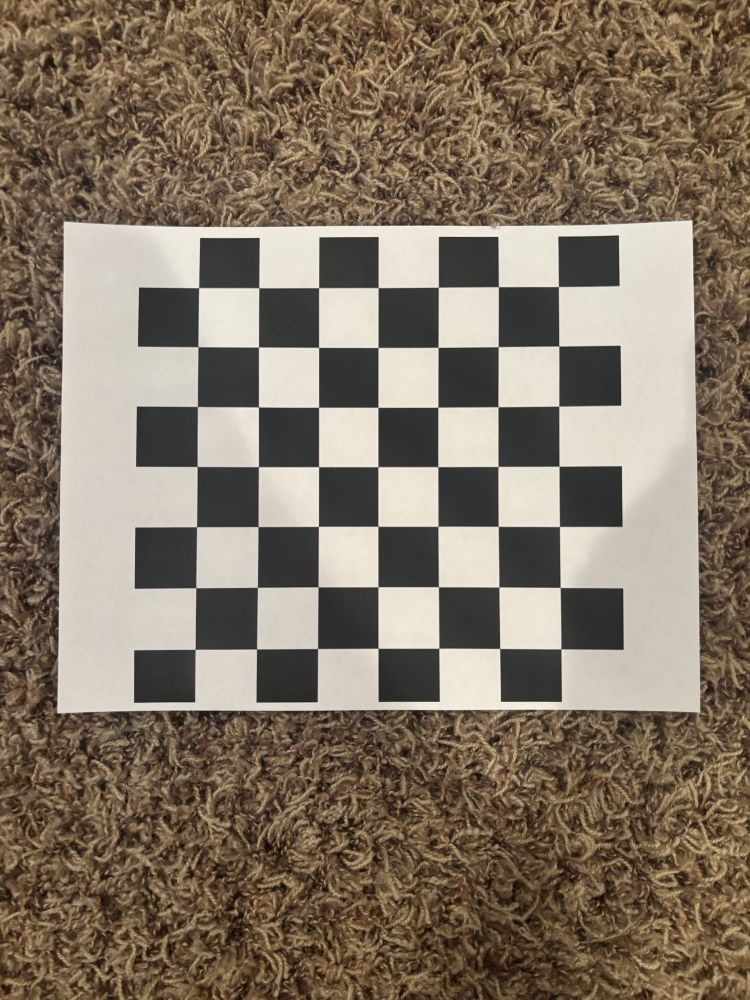
#> input picture images/chessboard_images/chessboard_01.jpeg, 1500 x 2000 px (shown at 1/2 size); its folder holds only this picture in this run
$ python camera_calibration.py
#> lines starting #> are read from the running program, lines starting #| are printed output that depends on the picture; after the words box and inside, x2 and y2 are one past the last pixel; in counts of white or black regions, pixels touching at a corner belong together; long printed decimals are rounded
import cv2
import numpy as np
from pathlib import Path
from typing import NamedTuple

class CalibrationResult(NamedTuple):
    views: int          # how many images actually contributed corners
    rms: float          # RMS reprojection error in pixels, lower is better
    mtx: np.ndarray     # camera matrix, the intrinsics
    dist: np.ndarray    # distortion coefficients
    rvecs: tuple        # per-view rotation vectors
    tvecs: tuple        # per-view translation vectors

def calibrate_camera(pathname: Path, obj_points, img_points, dataset_size: int):
    # Termination criteria for ending our algorithm
#> called with dataset_size = 2
    criteria = (cv2.TERM_CRITERIA_EPS + cv2.TERM_CRITERIA_MAX_ITER, 30, 0.001)

    # prepare object points for reading
    objp = np.zeros((7*7, 3), np.float32)
    objp[:,:2] = np.mgrid[0:7,0:7].T.reshape(-1,2)

    # read all images from /images
    i = 0
    image_size = None
    for path in pathname.rglob("*"):
        if i >= dataset_size:
            break

        img = cv2.imread(path)
#> img is the input picture: shape (2000, 1500, 3); mean B, G, R 99.1, 115.5, 129.3

         # guard against unknown image paths, which results in img = None
        if img is None:
            raise FileNotFoundError('Could not read image')

        # Scale image down
        img = cv2.resize(img, (0, 0), fx=0.25, fy=0.25)
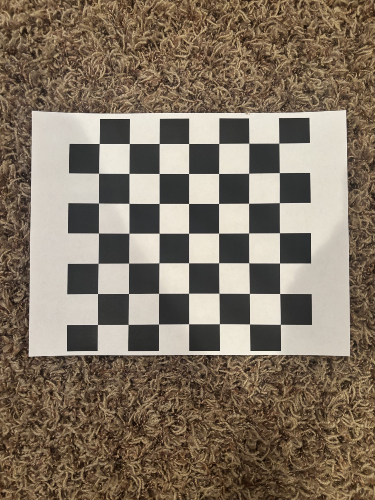
#> img: shape (500, 375, 3); mean B, G, R 99.2, 115.6, 129.4

        # Convert image color to grayscale
        gray_img = cv2.cvtColor(img, cv2.COLOR_BGR2GRAY)
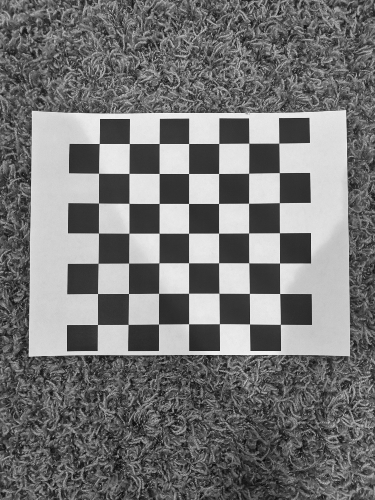
#> gray_img: shape (500, 375); min 5, max 246, mean 117.9

        # calibrateCamera wants (width, height), shape gives (height, width)
        image_size = gray_img.shape[::-1]
#> image_size = (375, 500)

        # Get corners of chessboard in a 7x7 grid
        ret, corners = cv2.findChessboardCorners(gray_img, (7,7), None)
#> ret = True; corners = 49 rows, first 8: [280.4, 324.3], [249.5, 323.9], [219.4, 323.6], [188.6, 323.7], [158.5, 324], [128.1, 324.5], [97.48, 324.5], [279.6, 293.5]

        # Check if corners were found and add object and image points
        if ret == True:
            obj_points.append(objp)

            corners2 = cv2.cornerSubPix(gray_img, corners, (11, 11), (-1, -1), criteria)
#> corners2 = 49 rows, first 8: [280.4, 324.4], [249.5, 323.9], [219.4, 323.6], [188.6, 323.7], [158.5, 324], [128.1, 324.4], [97.47, 324.5], [279.6, 293.5]
            img_points.append(corners2)

            # draw the refined corners onto a copy so the original stays clean
            preview = img.copy()
            cv2.drawChessboardCorners(preview, (7, 7), corners2, ret)
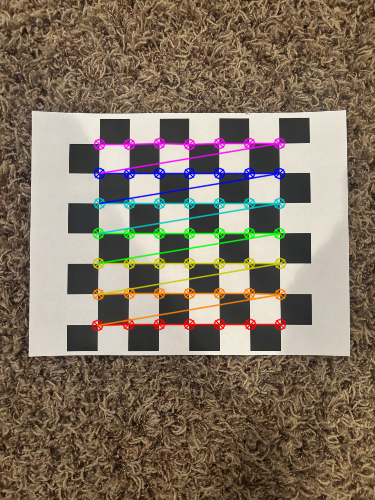
#> preview: shape (500, 375, 3); 5.74% of pixels changed, all inside (x1, y1, x2, y2) = (91, 137, 287, 332)
            cv2.imshow("image", preview)
            cv2.waitKey(0)
            cv2.destroyAllWindows()

            # increment dataset counter
            i += 1

    # nothing detected means nothing to calibrate from
    if image_size is None or not img_points:
        raise ValueError(f'No chessboard corners found in {pathname}')

    rms, mtx, dist, rvecs, tvecs = cv2.calibrateCamera(obj_points, img_points, image_size, None, None)
#> rms = 0.214; mtx = [[2008.5, 0, 189.2], [0, 2056.2, 244.6], [0, 0, 1]]; dist = [[10.85, -1545.7, -0.00397, 0.00919, -15.93]]; rvecs = ([0.0148, 0.345, 3.12],); tvecs = ([2.98, 2.55, 67.01],)

    return CalibrationResult(len(img_points), rms, mtx, dist, rvecs, tvecs)


def main():
    # per dataset points
    dataset_1_obj_points = [] # 3D points
    dataset_1_img_points = [] # 2D points

    dataset_2_obj_points = [] # 3D points
    dataset_2_img_points = [] # 2D points

    dataset_3_obj_points = [] # 3D points
    dataset_3_img_points = [] # 2D points

    dataset_4_obj_points = [] # 3D points
    dataset_4_img_points = [] # 2D points

    dataset_5_obj_points = [] # 3D points
    dataset_5_img_points = [] # 2D points

    images_path = Path("images/chessboard_images")

    # pass each dataset size
    dataset_1 = calibrate_camera(images_path, dataset_1_obj_points, dataset_1_img_points, 2)
#> dataset_1 = (1, 0.214, [[2008.5, 0, 189.2], [0, 2056.2, 244.6], [0, 0, 1]], [[10.85, -1545.7, -0.00397, 0.00919, -15.93]], ([0.0148, 0.345, 3.12],), ([2.98, 2.55, 67.01],))
    dataset_2 = calibrate_camera(images_path, dataset_2_obj_points, dataset_2_img_points, 5)
#> dataset_2 has the same summary as dataset_1
    dataset_3 = calibrate_camera(images_path, dataset_3_obj_points, dataset_3_img_points, 10)
#> dataset_3 has the same summary as dataset_1
    dataset_4 = calibrate_camera(images_path, dataset_4_obj_points, dataset_4_img_points, 15)
#> dataset_4 has the same summary as dataset_1
    dataset_5 = calibrate_camera(images_path, dataset_5_obj_points, dataset_5_img_points, 25)
#> dataset_5 has the same summary as dataset_1

    # compare reprojection error as the number of views grows
    for result in (dataset_1, dataset_2, dataset_3, dataset_4, dataset_5):
        print(f'{result.views} views = rms {result.rms} px')
#> this loop made 5 passes
#| 1 views = rms 0.2137 px
#| 1 views = rms 0.2137 px
#| 1 views = rms 0.2137 px
#| 1 views = rms 0.2137 px
#| 1 views = rms 0.2137 px

if __name__ == "__main__":
    main()

$ run again, on images/chessboard_images/chessboard_05.jpeg
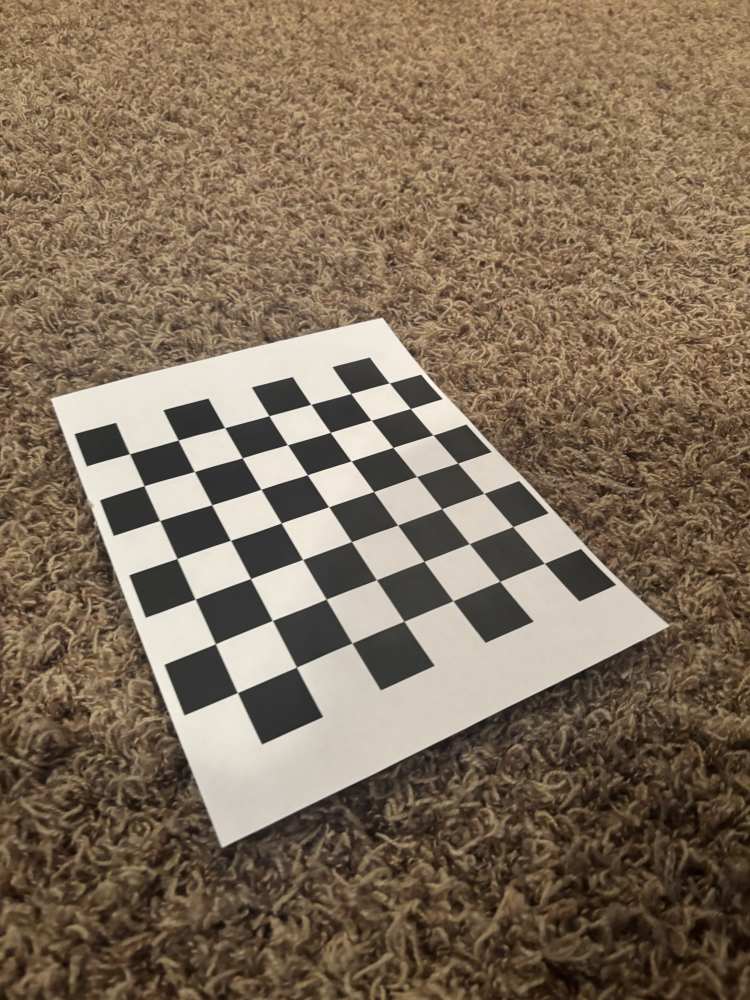
#> input picture images/chessboard_images/chessboard_05.jpeg, 1500 x 2000 px (shown at 1/2 size)
#> in calibrate_camera, img is the input picture: shape (2000, 1500, 3); mean B, G, R 90.7, 110.5, 128.2
#> img: shape (500, 375, 3)
#> in calibrate_camera, `gray_img = cv2.cvtColor(img, cv2.COLOR_BGR2GRAY)`:
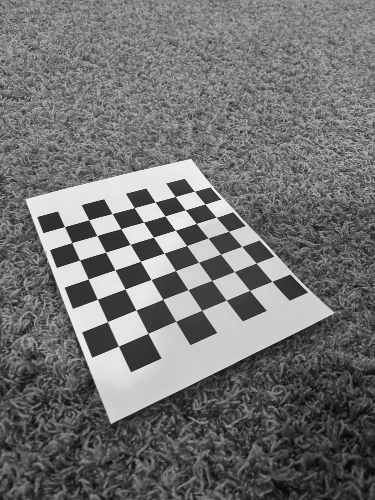
#> gray_img: shape (500, 375); min 4, max 248, mean 113.7
#> ret = True; corners = 49 rows, first 8: [194.5, 191.3], [205, 204], [216.3, 217.1], [228.6, 231.2], [241.8, 246.4], [256, 262.9], [271.9, 281.3], [175.3, 196.5]
#> corners2 = 49 rows, first 8: [194.3, 191.2], [205.4, 203.7], [216.3, 217.3], [228.7, 231.3], [241.7, 246.4], [256.2, 263.1], [271.9, 281.4], [175.2, 196.5]
#> in calibrate_camera, `cv2.drawChessboardCorners(preview, (7, 7), corners2, ret)`:
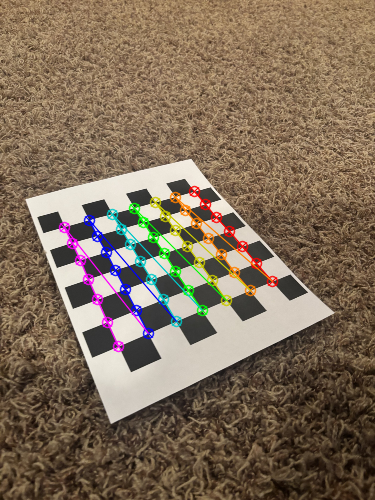
#> preview: shape (500, 375, 3); mean B, G, R 90.3, 110, 128.1
#> rms = 0.169; mtx = [[416.2, 0, 221.3], [0, 457.8, 245], [0, 0, 1]]; dist = [[0.404, -0.464, -0.0152, 0.0482, -2.52]]; rvecs = ([-0.846, 0.371, 0.992],); tvecs = ([-1.26, -2.26, 19.36],)
#> dataset_1 = (1, 0.169, [[416.2, 0, 221.3], [0, 457.8, 245], [0, 0, 1]], [[0.404, -0.464, -0.0152, 0.0482, -2.52]], ([-0.846, 0.371, 0.992],), ([-1.26, -2.26, 19.36],))
#> dataset_2 has the same summary as dataset_1
#> dataset_3 has the same summary as dataset_1
#> dataset_4 has the same summary as dataset_1
#> dataset_5 has the same summary as dataset_1
#> the loop in main, `for result in (dataset_1, dataset_2, dataset_3, dataset_4, dataset_5):` made 5 passes
#| 1 views = rms 0.169 px
#| 1 views = rms 0.169 px
#| 1 views = rms 0.169 px
#| 1 views = rms 0.169 px
#| 1 views = rms 0.169 px

$ run again, on images/chessboard_images/chessboard_06.jpeg
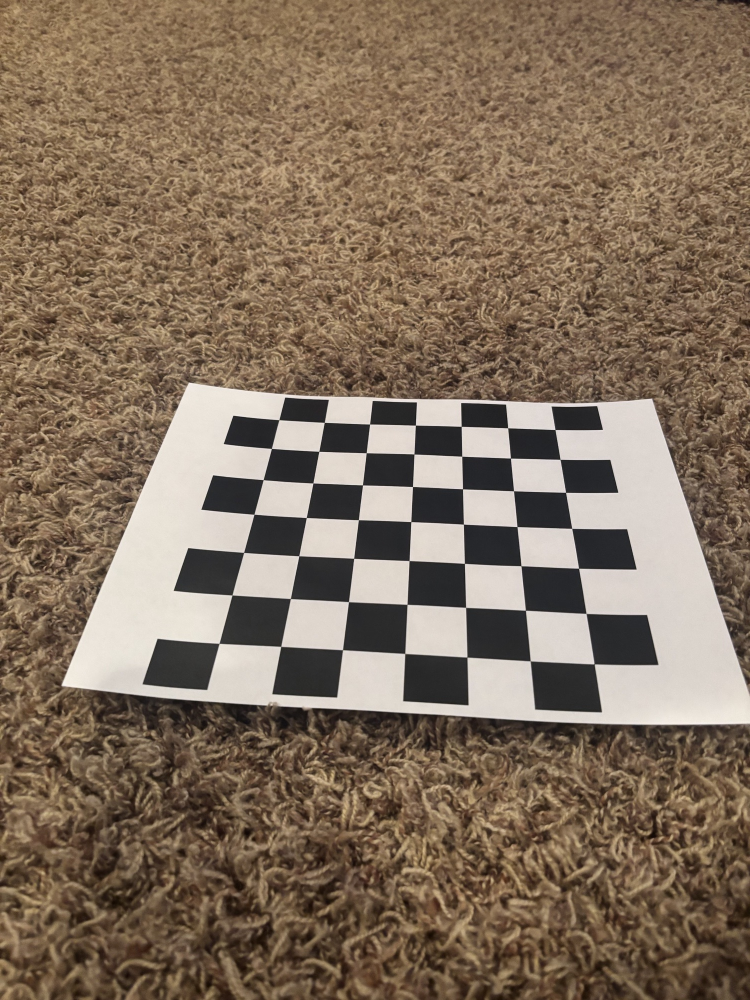
#> input picture images/chessboard_images/chessboard_06.jpeg, 1500 x 2000 px (shown at 1/2 size)
#> in calibrate_camera, img is the input picture: shape (2000, 1500, 3); mean B, G, R 92.7, 111.2, 129.6
#> img: shape (500, 375, 3)
#> in calibrate_camera, `gray_img = cv2.cvtColor(img, cv2.COLOR_BGR2GRAY)`:
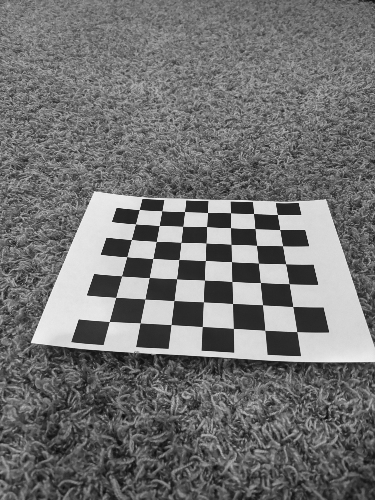
#> gray_img: shape (500, 375); min 10, max 243, mean 114.7
#> ret = True; corners = 49 rows, first 8: [139.2, 209.5], [161.6, 210.7], [184.5, 211.5], [207.5, 212.5], [230.5, 212.7], [253.5, 213.5], [277.5, 214.5], [135.5, 223.9]
#> corners2 = 49 rows, first 8: [139.7, 205.5], [163.1, 204.8], [185.4, 206.7], [207.7, 207.7], [230.2, 206.7], [253.3, 207.7], [276.8, 212.9], [135.3, 224.2]
#> in calibrate_camera, `cv2.drawChessboardCorners(preview, (7, 7), corners2, ret)`:
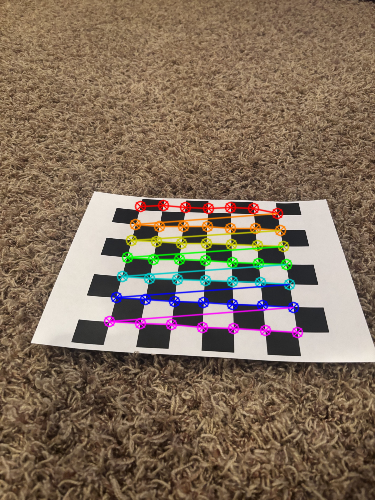
#> preview: shape (500, 375, 3); mean B, G, R 92.4, 110.8, 129.7
#> rms = 1.36; mtx = [[243.1, 0, 186.6], [0, 195, 226.7], [0, 0, 1]]; dist = [[-0.0638, 0.632, -0.0671, -0.00243, -0.671]]; rvecs = ([-0.547, 0.0133, 0.0682],); tvecs = ([-2.08, -1.08, 10.67],)
#> dataset_1 = (1, 1.36, [[243.1, 0, 186.6], [0, 195, 226.7], [0, 0, 1]], [[-0.0638, 0.632, -0.0671, -0.00243, -0.671]], ([-0.547, 0.0133, 0.0682],), ([-2.08, -1.08, 10.67],))
#> dataset_2 has the same summary as dataset_1
#> dataset_3 has the same summary as dataset_1
#> dataset_4 has the same summary as dataset_1
#> dataset_5 has the same summary as dataset_1
#> the loop in main, `for result in (dataset_1, dataset_2, dataset_3, dataset_4, dataset_5):` made 5 passes
#| 1 views = rms 1.360 px
#| 1 views = rms 1.360 px
#| 1 views = rms 1.360 px
#| 1 views = rms 1.360 px
#| 1 views = rms 1.360 px

$ run again, on images/chessboard_images/chessboard_07.jpeg
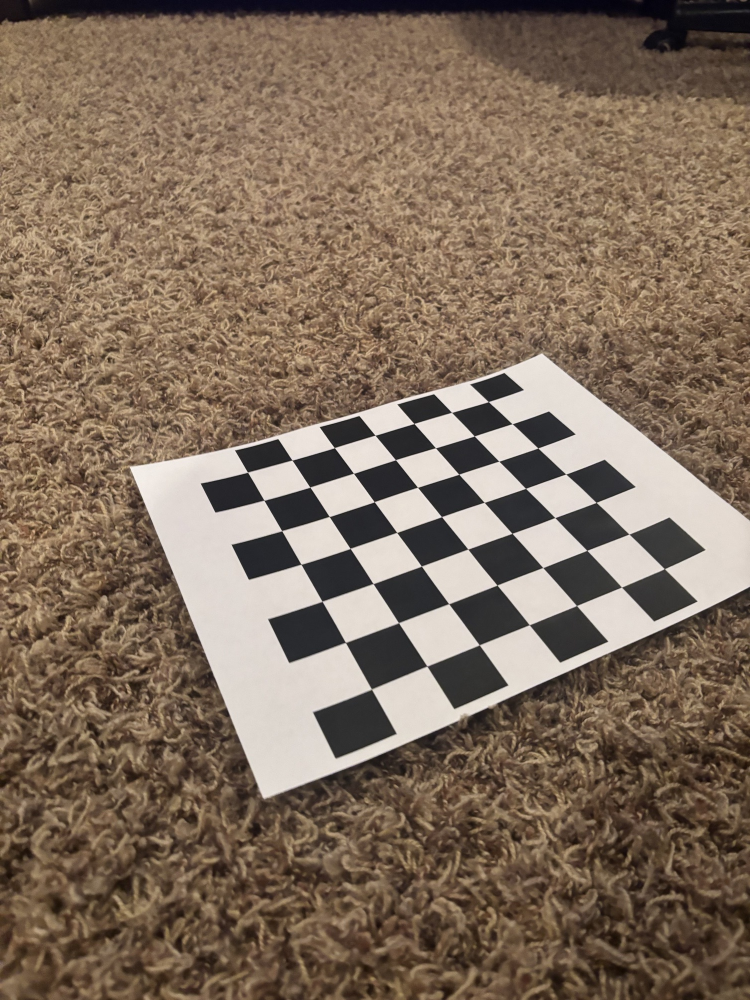
#> input picture images/chessboard_images/chessboard_07.jpeg, 1500 x 2000 px (shown at 1/2 size)
#> in calibrate_camera, img is the input picture: shape (2000, 1500, 3); mean B, G, R 92.3, 109.3, 127.9
#> img: shape (500, 375, 3)
#> in calibrate_camera, `gray_img = cv2.cvtColor(img, cv2.COLOR_BGR2GRAY)`:
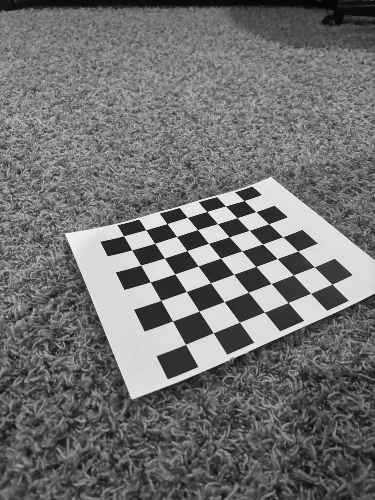
#> gray_img: shape (500, 375); min 3, max 244, mean 113
#> ret = True; corners = 49 rows, first 8: [331.9, 284.2], [310.5, 293.2], [288, 302.6], [264.4, 312], [239.4, 322.2], [213.1, 332.7], [185.5, 344.3], [314.3, 266.8]
#> corners2 = 49 rows, first 8: [332, 284.2], [310.6, 293.3], [288.1, 302.5], [264.4, 312.1], [239.4, 322.2], [213.2, 332.7], [185.5, 344.3], [314.2, 266.7]
#> in calibrate_camera, `cv2.drawChessboardCorners(preview, (7, 7), corners2, ret)`:
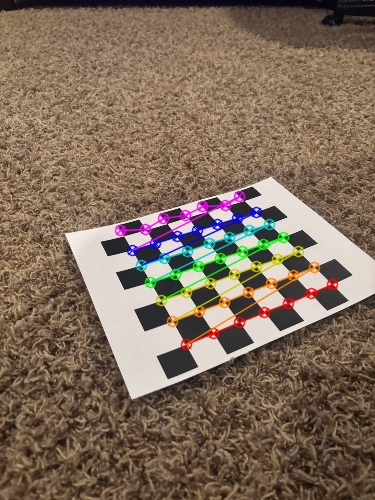
#> preview: shape (500, 375, 3); mean B, G, R 91.6, 108.9, 128
#> rms = 1.5; mtx = [[7109.7, 0, 6.19], [0, 925.4, 125.5], [0, 0, 1]]; dist = [[19.39, 3618.9, 5.55, 0.516, 9217.7]]; rvecs = ([-1.55, -0.491, 2.37],); tvecs = ([4.1, 13.56, 192.5],)
#> dataset_1 = (1, 1.5, [[7109.7, 0, 6.19], [0, 925.4, 125.5], [0, 0, 1]], [[19.39, 3618.9, 5.55, 0.516, 9217.7]], ([-1.55, -0.491, 2.37],), ([4.1, 13.56, 192.5],))
#> dataset_2 has the same summary as dataset_1
#> dataset_3 has the same summary as dataset_1
#> dataset_4 has the same summary as dataset_1
#> dataset_5 has the same summary as dataset_1
#> the loop in main, `for result in (dataset_1, dataset_2, dataset_3, dataset_4, dataset_5):` made 5 passes
#| 1 views = rms 1.499 px
#| 1 views = rms 1.499 px
#| 1 views = rms 1.499 px
#| 1 views = rms 1.499 px
#| 1 views = rms 1.499 px

$ run again, on images/chessboard_images/chessboard_02.jpeg
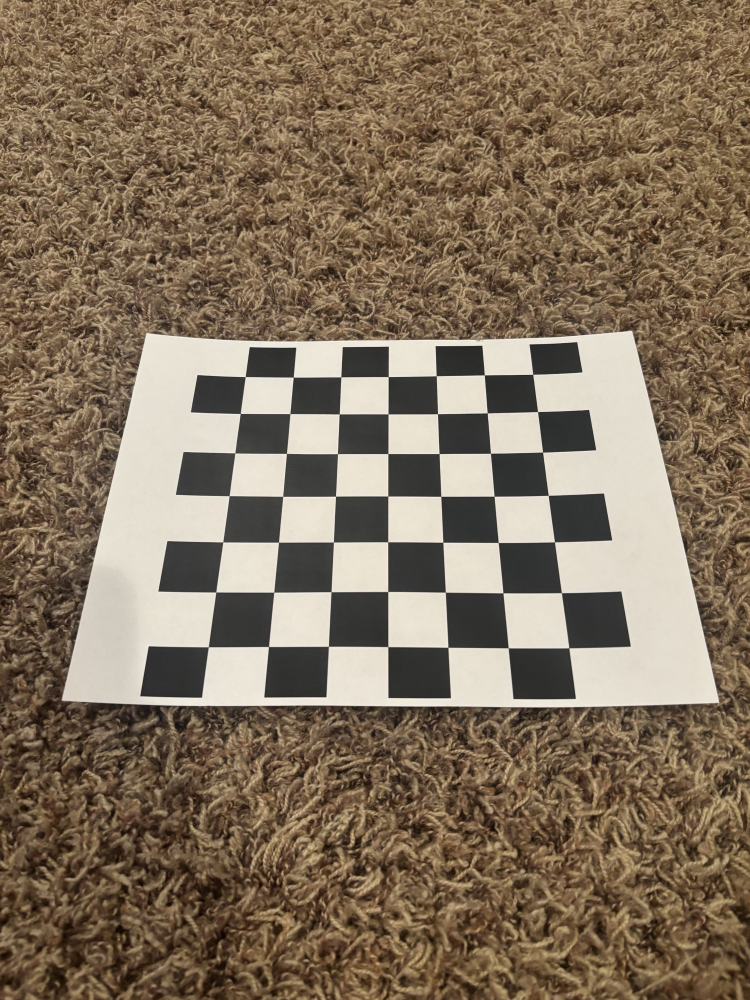
#> input picture images/chessboard_images/chessboard_02.jpeg, 1500 x 2000 px (shown at 1/2 size)
#> in calibrate_camera, img is the input picture: shape (2000, 1500, 3); mean B, G, R 92, 112.4, 129.5
#> img: shape (500, 375, 3)
#> in calibrate_camera, `gray_img = cv2.cvtColor(img, cv2.COLOR_BGR2GRAY)`:
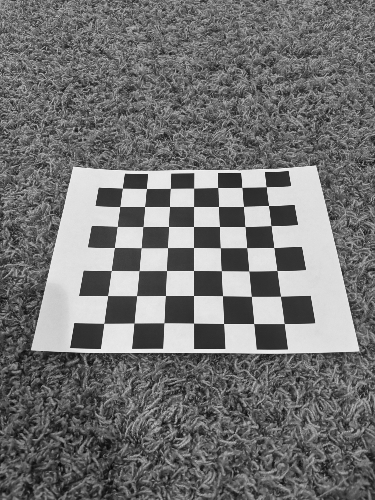
#> gray_img: shape (500, 375); min 5, max 243, mean 115.3
#> ret = True; corners = 49 rows, first 8: [266.4, 186.6], [268.5, 205.5], [271.1, 225.5], [273.6, 247.5], [276.8, 270.5], [280.5, 296.3], [284.4, 323.5], [241.7, 187.4]
#> corners2 = 49 rows, first 8: [266.2, 186.6], [268.5, 205.5], [271.1, 225.5], [273.8, 247.6], [276.9, 270.5], [280.5, 296.3], [284.3, 323.5], [242, 187.4]
#> in calibrate_camera, `cv2.drawChessboardCorners(preview, (7, 7), corners2, ret)`:
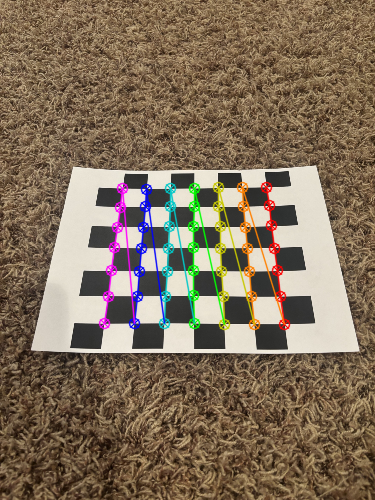
#> preview: shape (500, 375, 3); mean B, G, R 91.3, 111.8, 129.3
#> rms = 0.285; mtx = [[408, 0, 171.5], [0, 412.6, 234.1], [0, 0, 1]]; dist = [[0.519, -3.57, -0.0108, -0.0216, 9.75]]; rvecs = ([-0.45, 0.535, 1.53],); tvecs = ([3.93, -1.92, 17.11],)
#> dataset_1 = (1, 0.285, [[408, 0, 171.5], [0, 412.6, 234.1], [0, 0, 1]], [[0.519, -3.57, -0.0108, -0.0216, 9.75]], ([-0.45, 0.535, 1.53],), ([3.93, -1.92, 17.11],))
#> dataset_2 has the same summary as dataset_1
#> dataset_3 has the same summary as dataset_1
#> dataset_4 has the same summary as dataset_1
#> dataset_5 has the same summary as dataset_1
#> the loop in main, `for result in (dataset_1, dataset_2, dataset_3, dataset_4, dataset_5):` made 5 passes
#| 1 views = rms 0.2849 px
#| 1 views = rms 0.2849 px
#| 1 views = rms 0.2849 px
#| 1 views = rms 0.2849 px
#| 1 views = rms 0.2849 px
